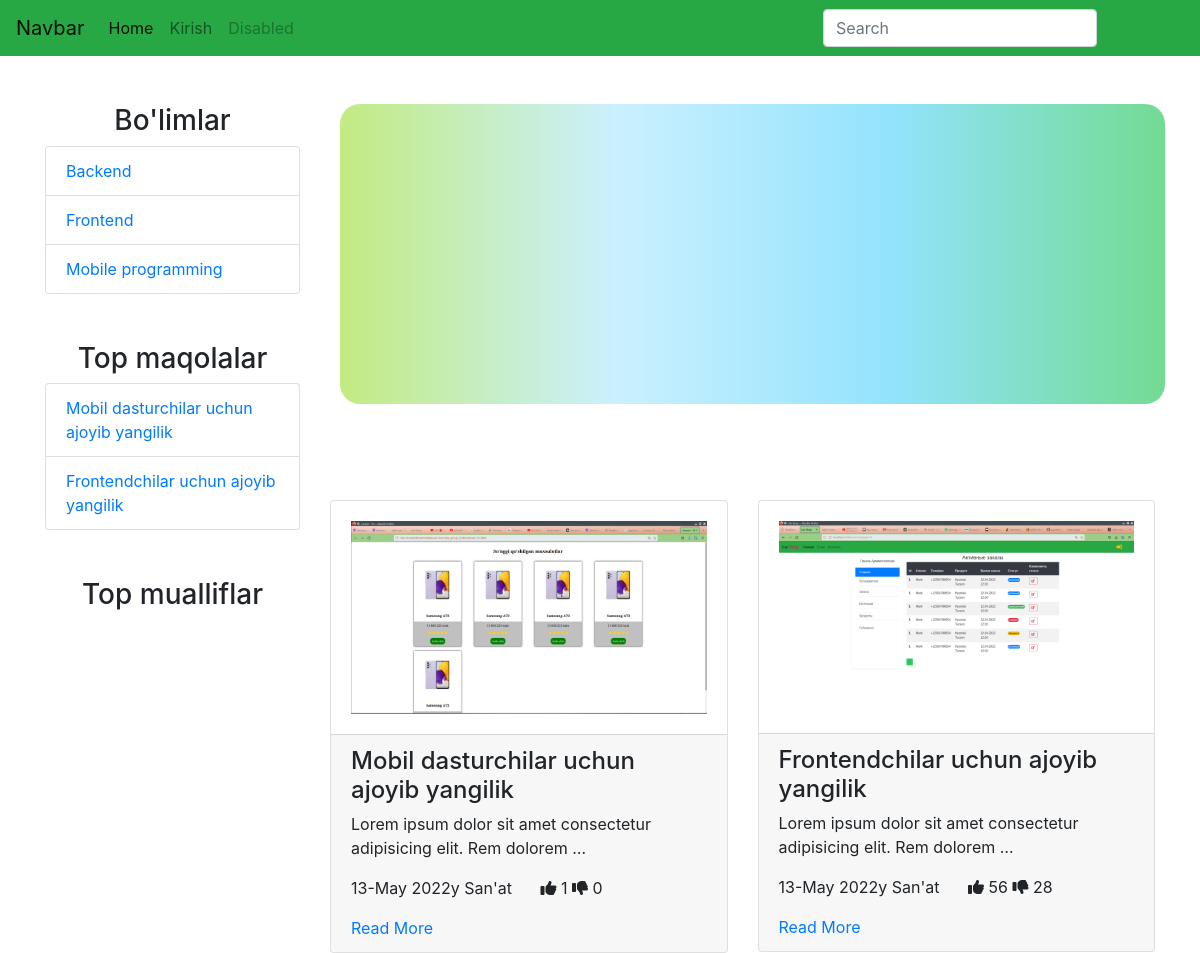
Screenshot of /author/1/articles with the database file from the repository.
### blog/models.py (models this page shows, shortened)
class Category(models.Model):
    name = models.CharField(max_length=55)
    reg_date = models.DateField(auto_now_add=True)
    article_qty = models.PositiveIntegerField(default=0,editable=False)
    class Meta:
        verbose_name = "Kategoriya"
        verbose_name_plural = "Kategoriyalar"

class Article(models.Model):
    name = models.CharField(verbose_name="MAQOLA NOMI",help_text="dssdf sdjdsjfskdfsdfs dshfj", max_length=355,blank=True)
    text = models.TextField(verbose_name="MAQOLA Matni",max_length=8000,default="Text yo'q")
    view = models.PositiveIntegerField(verbose_name="Ko'rishlar soni",default=0 )
    likes = models.PositiveIntegerField(default=0)
    dislikes = models.PositiveIntegerField(default=0)
    image = models.ImageField(upload_to="")
    author = models.ForeignKey(Fallower,on_delete=models.CASCADE,null=True,blank=True)
    checked = models.BooleanField(default=False)
    category = models.ForeignKey(Category, db_index=True,  on_delete=models.PROTECT)
    reg_date = models.DateField(auto_now_add=True,editable=True )
    class Meta:
        verbose_name = "Maqola"
        verbose_name_plural = "Maqolalar"

### follower/models.py (models this page shows)
class Fallower(models.Model):
    user = models.OneToOneField(User,on_delete=models.CASCADE)
    name = models.CharField(verbose_name="Ismi", unique=True, max_length=55,blank=True)
    surname = models.CharField(max_length=55)
    age = models.PositiveIntegerField(default=0)
    liked_articles = models.ManyToManyField('blog.Article',blank=True)
    rating = models.PositiveIntegerField(default=0)
    email = models.EmailField()
    adress = models.CharField(max_length=500)
    def __str__(self):
        return self.name

### blog/views.py (the view)
# urls.py: path("author/<int:pk>/articles", AuthorArticlesView.as_view(), name="author_articles")
class AuthorArticlesView(ListView):
    template_name= 'index.html'
    context_object_name='articles'
    def get_queryset(self, *args, **kwargs) :
        author_id= self.kwargs.get('pk')
        fallower=Fallower.objects.get(id=int(author_id))
        return Article.objects.filter(author=fallower).order_by('likes')
    def get_context_data(self, **kwargs):
        context= super().get_context_data(**kwargs)
        context['categorys'] = Category.objects.all()
        return context

### templates/index.html
{% extends 'wrapper.html' %}
              {% block content %}
              <div class="col-md-9">
                  <div class="banner"></div>
                <div class="row mt-5">
                    {% for a in articles %}
                    <div class="col-md-6 mt-5">
                        <div class="card">
                            <div class="card-body">
                                <img src="{{ a.image.url }}" width="100%" alt="">
                            </div>
                            <div class="card-footer">
                                <h4>{{ a.name }}</h4>
                                <p>
                                  {{ a.text|truncatewords:"10" }}
                                </p>
                                <p>{{ a.reg_date|date:"d" }}-{{ a.reg_date|date:"F" }} {{ a.reg_date|date:"Y" }}y
                                {% if a.author %}
                                  {{ a.author }}
                                {% endif %}
                               <span class="ml-4">
                                 <i class="fa fa-thumbs-up"></i> {{ a.likes }}
                                 <i class="fa fa-thumbs-down"></i>  {{ a.dislikes }}
                               </span>
                                </p>
                                <a href="{% url 'blog:detail' a.id %}">Read More</a>
                            </div>
                        </div>
                    </div>
                    {% endfor %}
                </div>
              </div>
              {% endblock %}

### templates/wrapper.html (shortened to what this page needs)
<!DOCTYPE html>
{% load static %}
<html lang="en">
<head>
    <link rel="stylesheet" href="https://cdnjs.cloudflare.com/ajax/libs/font-awesome/6.1.1/css/all.min.css" />
    <link rel="stylesheet" href="/static/bootstrap/dist/css/bootstrap.min.css">
</head>
<body>
    <nav class="navbar navbar-expand-lg navbar-light bg-success">
        <a class="navbar-brand" href="#">Navbar</a>
        <div class="collapse navbar-collapse" id="navbarSupportedContent">
          <ul class="navbar-nav mr-auto">
            <li class="nav-item active">
              <a class="nav-link" href="/">Home <span class="sr-only">(current)</span></a>
            </li>
            <li class="nav-item">
              <a class="nav-link" href="{% url 'follower:login' %}">Kirish</a>
            </li>
            <li class="nav-item">
              <a class="nav-link disabled" href="#">Disabled</a>
            </li>
          </ul>
          <form class="form-inline my-2 my-lg-0">
            <input class="form-control mr-sm-2" type="text" placeholder="Search" aria-label="Search">
            <button class="btn btn-outline-success my-2 my-sm-0" type="submit">Search</button>
          </form>
        </div>
      </nav>
      <div class="container mt-5">
          <div class="row">
              <div class="col-md-3">
                <div class="text-center">
                    <h3>Bo'limlar</h3>
                </div>
                <ul class="list-group">
                    {% for c in categorys %}
                    <li class="list-group-item">
                        <a href="{% url 'blog:category' c.id  %}">{{ c.name }}</a>
                    </li>
                    {% endfor %}
                  </ul>
                  <div class="text-center mt-5">
                    <h3>Top maqolalar</h3>
                </div>
                <ul class="list-group">
                    {% for a in articles %}
                    <li class="list-group-item">
                        <a href="#">{{ a.name }}</a>
                    </li>
                    {% endfor %}
                  </ul>
                  <div class="text-center mt-5">
                    <h3>Top mualliflar</h3>
                </div>
              </div>
              {% block content %}
              {% endblock %}
            </div>
        </div>
  </body>
  </html>

### templates/wrapper.html (style rules this page uses)
.banner { width: 100%; margin: 0 10px; border-radius: 20px; min-height: 300px; background: linear-gradient(90deg,#c2eb81,#cbf0ff,#93e3fd,#72db92); }

### rows the page displays
Category: name "Backend"
Category: name "Frontend"
Category: name "Mobile programming"
Article: name "Mobil dasturchilar uchun ajoyib yangilik", image (picture), text "Lorem ipsum dolor sit amet consectetur adipisicing elit. Rem dolorem …", reg_date "13", reg_date "May", reg_date "2022", author "San'at", likes "1", dislikes "0"
Article: name "Frontendchilar uchun ajoyib yangilik", image (picture), text "Lorem ipsum dolor sit amet consectetur adipisicing elit. Rem dolorem …", reg_date "13", reg_date "May", reg_date "2022", author "San'at", likes "56", dislikes "28"
